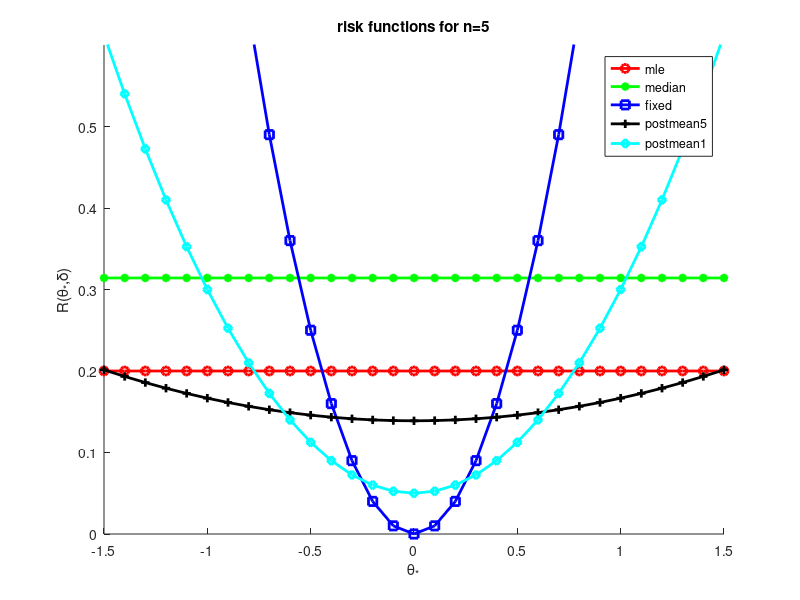

The MATLAB script that drew this image: (Note: this script raises an error after producing the figure.)
% Figure B.1 p447 from Bernardo94

ns = [5 20];
for ni=1:length(ns)
  n = ns(ni);
mus = -1.5:0.1:1.5;
M = length(mus);
n0 = 1;
n0B = 5;
mu0 = 0;
r1 = (1/n) * ones(1,M);
r2 = (pi/(2*n)) * ones(1,M);
r3 = (mus-mu0).^2;
r4 = (n+n0)^(-2) * (n + n0^2*(mu0-mus).^2);
r5 = (n+n0B)^(-2) * (n + n0B^2*(mu0-mus).^2);

figure; hold on
plot(mus, r1, 'r-o', 'linewidth', 2);
plot(mus, r2, 'g-*', 'linewidth', 2);
plot(mus, r3, 'b-s', 'linewidth', 2);
plot(mus, r4, 'k-+', 'linewidth', 2);
plot(mus, r5, 'c-d', 'linewidth', 2);

if ni==1
  set(gca,'ylim',[0 0.6])
else
  set(gca,'ylim',[0 0.2])
end

%grid on
legend('mle','median','fixed','postmean5', 'postmean1')

%%text(0.7, 0.4, 'fixed', 'fontsize', 14, 'color', 'b')
%%text(1.2, 0.3, 'postmean', 'fontsize', 14, 'color', 'k')
%text(1.2, 0.18, 'median', 'fontsize', 14, 'color', 'g')
%text(1.2, 0.08, 'mle', 'fontsize', 14, 'color', 'r')

xlabel('\theta_*')
ylabel('R(\theta_*,\delta)')

title(sprintf('risk functions for n=%d',  n))
printPmtkFigure(sprintf('riskFnGaussN%d', n))

end
